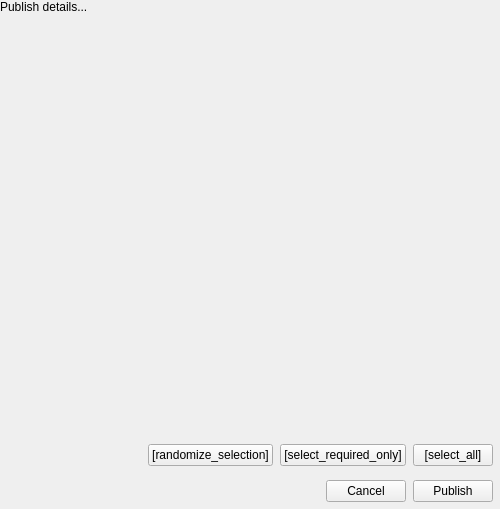
<?xml version="1.0" encoding="UTF-8"?>
<ui version="4.0">
 <class>publish_form</class>
 <widget class="QWidget" name="publish_form">
  <property name="geometry">
   <rect>
    <x>0</x>
    <y>0</y>
    <width>500</width>
    <height>509</height>
   </rect>
  </property>
  <property name="windowTitle">
   <string>Form</string>
  </property>
  <property name="autoFillBackground">
   <bool>false</bool>
  </property>
  <layout class="QVBoxLayout" name="verticalLayout_2">
   <property name="spacing">
    <number>0</number>
   </property>
   <property name="margin">
    <number>0</number>
   </property>
   <item>
    <layout class="QVBoxLayout" name="verticalLayout" stretch="1,0">
     <item>
      <widget class="QLabel" name="publish_details">
       <property name="text">
        <string>&lt;head/&gt;&lt;body&gt;&lt;p&gt;Publish details...&lt;/p&gt;&lt;p&gt;&lt;html&gt;</string>
       </property>
       <property name="alignment">
        <set>Qt::AlignLeading|Qt::AlignLeft|Qt::AlignTop</set>
       </property>
       <property name="margin">
        <number>30</number>
       </property>
      </widget>
     </item>
     <item>
      <layout class="QHBoxLayout" name="horizontalLayout_2" stretch="0,0,0,0">
       <property name="spacing">
        <number>7</number>
       </property>
       <property name="margin">
        <number>7</number>
       </property>
       <item>
        <spacer name="horizontalSpacer_2">
         <property name="orientation">
          <enum>Qt::Horizontal</enum>
         </property>
         <property name="sizeHint" stdset="0">
          <size>
           <width>40</width>
           <height>20</height>
          </size>
         </property>
        </spacer>
       </item>
       <item>
        <widget class="QPushButton" name="select_random_btn">
         <property name="text">
          <string>[randomize_selection]</string>
         </property>
        </widget>
       </item>
       <item>
        <widget class="QPushButton" name="select_req_only_btn">
         <property name="text">
          <string>[select_required_only]</string>
         </property>
        </widget>
       </item>
       <item>
        <widget class="QPushButton" name="select_all_btn">
         <property name="text">
          <string>[select_all]</string>
         </property>
        </widget>
       </item>
      </layout>
     </item>
    </layout>
   </item>
   <item>
    <widget class="QFrame" name="status_frame">
     <property name="sizePolicy">
      <sizepolicy hsizetype="Preferred" vsizetype="Preferred">
       <horstretch>0</horstretch>
       <verstretch>0</verstretch>
      </sizepolicy>
     </property>
     <property name="maximumSize">
      <size>
       <width>16777215</width>
       <height>50</height>
      </size>
     </property>
     <property name="styleSheet">
      <string notr="true"/>
     </property>
     <property name="frameShape">
      <enum>QFrame::NoFrame</enum>
     </property>
     <property name="frameShadow">
      <enum>QFrame::Plain</enum>
     </property>
     <layout class="QHBoxLayout" name="horizontalLayout_3">
      <property name="spacing">
       <number>7</number>
      </property>
      <property name="margin">
       <number>7</number>
      </property>
      <item>
       <spacer name="horizontalSpacer">
        <property name="orientation">
         <enum>Qt::Horizontal</enum>
        </property>
        <property name="sizeHint" stdset="0">
         <size>
          <width>40</width>
          <height>20</height>
         </size>
        </property>
       </spacer>
      </item>
      <item>
       <widget class="QPushButton" name="cancel_btn">
        <property name="text">
         <string>Cancel</string>
        </property>
       </widget>
      </item>
      <item>
       <widget class="QPushButton" name="publish_btn">
        <property name="text">
         <string>Publish</string>
        </property>
       </widget>
      </item>
     </layout>
     <zorder>publish_btn</zorder>
     <zorder>cancel_btn</zorder>
     <zorder>horizontalSpacer</zorder>
    </widget>
   </item>
  </layout>
 </widget>
 <resources>
  <include location="resources.qrc"/>
 </resources>
 <connections/>
 <slots>
  <slot>do_publish()</slot>
  <slot>do_cancel()</slot>
 </slots>
</ui>
